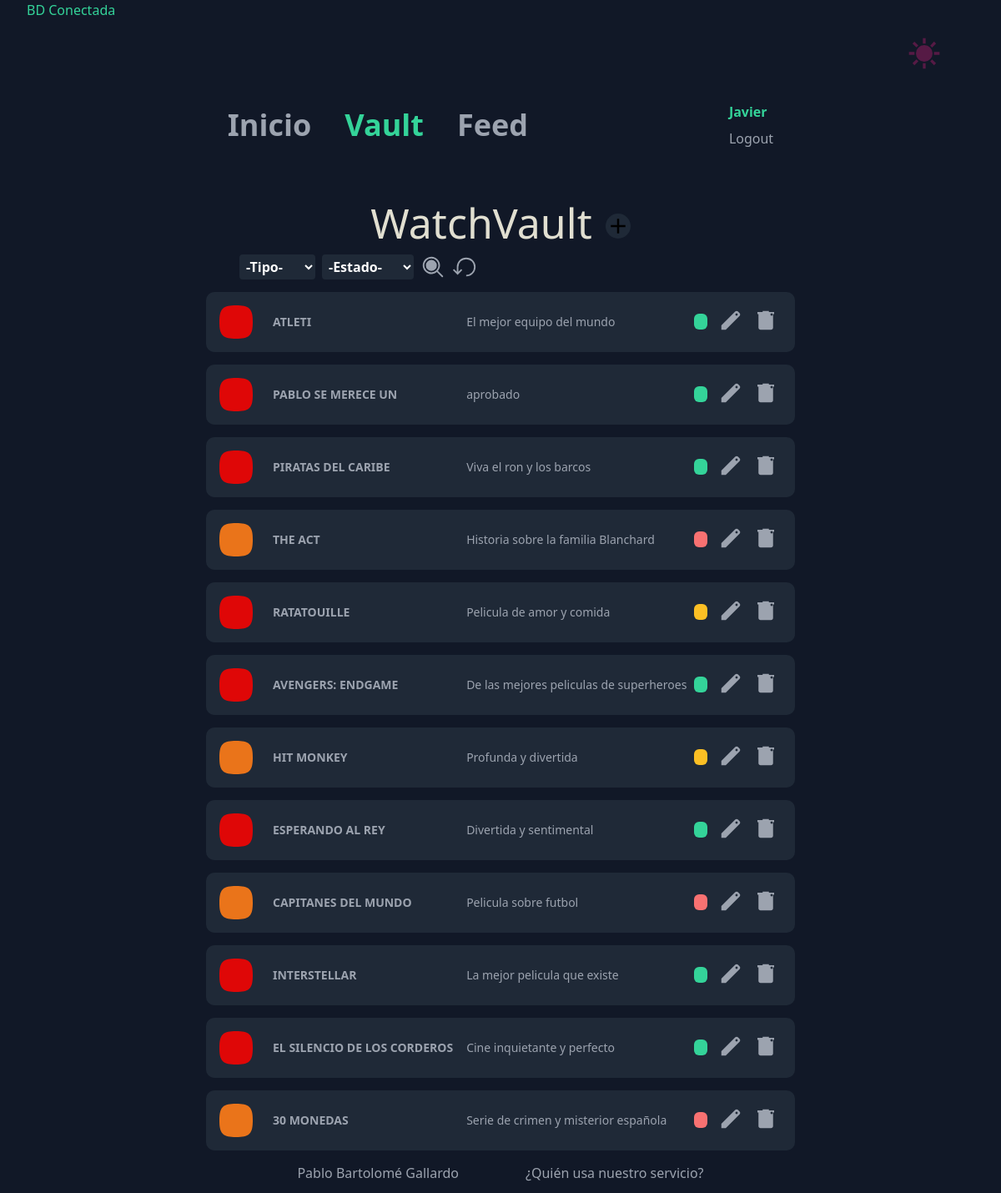
The app's page /vault.php (signed in) with its own data.
### tables this page shows
CREATE TABLE `audiovisual` (
  `id` int(11) NOT NULL,
  `tipo` varchar(10) NOT NULL,
  `nombre` varchar(50) NOT NULL,
  `descripcion` varchar(100) DEFAULT NULL,
  `estado` varchar(10) NOT NULL,
  `idUsuario` int(11) NOT NULL
);

### vault.php (the view, shortened to what this page needs)
<?php
include 'layout/header.php';
?>
<div class="flex flex-col items-center justify-center">
    <div class="flex flex-row gap-4 items-center">
        <h1>WatchVault</h1>
        <form action="" method="POST">
            <button type="submit" name="openmodalaudiovisual" class="crear text-base bg-white rounded-full mt-3">
                <svg xmlns="http://www.w3.org/2000/svg" width="30" height="30" viewBox="0 0 24 24">
                    <path fill="#000000" d="M11 13H5v-2h6V5h2v6h6v2h-6v6h-2v-6Z" />
                </svg>
            </button>
        </form>
    </div>
    <div class="overflow-auto lg:overflow-visible">
        <div class="flex flex-row gap-5 justify-start items-center mx-10">
            <form action="" method="POST" class="flex flex-row gap-2 justify-around">
                <select name="tipofiltro" class="px-1 rounded font-bold text-white bg-gray-800">
                    <option value="" <?php echo ($tipoFiltro === null) ? 'selected' : ''; ?> disabled>-Tipo-</option>
                </select>
                <select name="estadofiltro" class="px-1 rounded font-bold text-white bg-gray-800">
                    <option value="" <?php echo ($estadofiltro === null) ? 'selected' : ''; ?> disabled>-Estado-</option>
                </select>
                <button type="submit" name="busquedafiltro"><svg xmlns="http://www.w3.org/2000/svg" width="30" height="30" viewBox="0 0 256 256">
                        <path fill="#9ca3af" d="M168 112a56 56 0 1 1-56-56a56 56 0 0 1 56 56Zm61.66 117.66a8 8 0 0 1-11.32 0l-50.06-50.07a88 88 0 1 1 11.32-11.31l50.06 50.06a8 8 0 0 1 0 11.32ZM112 184a72 72 0 1 0-72-72a72.08 72.08 0 0 0 72 72Z" />
                    </svg></button>
                <button type="submit" name="resetfiltro"><svg xmlns="http://www.w3.org/2000/svg" width="30" height="30" viewBox="0 0 32 32">
                        <path fill="#9ca3af" d="M18 28A12 12 0 1 0 6 16v6.2l-3.6-3.6L1 20l6 6l6-6l-1.4-1.4L8 22.2V16a10 10 0 1 1 10 10Z" />
                    </svg></button>
            </form>
        </div>
        <table class="table text-gray-400 border-separate space-y-6 text-sm">
            <tbody>
                <?php
                if ($tipoFiltro !== null || $estadofiltro !== null) {
                    $audiovisuales = busquedaFiltro($conexion, $tipoFiltro, $estadofiltro);
                } else {
                    $audiovisuales = mostrarAudiovisuales($conexion);
                }
                if (empty($audiovisuales)) {
                    echo "<p class='text-red-400'>No hay ninguna pelicula o serie</p>";
                } else {
                    foreach ($audiovisuales as $audiovisual) {
                        echo '
                        <tr class="bg-gray-800 ' . (($_COOKIE['estilo'] == 'sol') ? 'sol' : '') . '">
                            <td class="p-3">
                                <div class="flex align-items-center" title="' . ($audiovisual['tipo'] == 'pelicula' ? 'Pelicula' : 'Serie') . '">
                                    <svg
                                        class="rounded-full h-12 w-12 object-cover"
                                        width="30"
                                        height="30"
                                        viewBox="0 0 24 24"
                                        fill="none"
                                        xmlns="http://www.w3.org/2000/svg"
                                    >
                                        <g id="SVGRepo_bgCarrier" stroke-width="0"></g>
                                        <g
                                            id="SVGRepo_tracerCarrier"
                                            stroke-linecap="round"
                                            stroke-linejoin="round"
                                        ></g>
                                        <g id="SVGRepo_iconCarrier">
                                            <rect width="24" height="24"></rect>
                                            <path
                                                fill-rule="evenodd"
                                                clip-rule="evenodd"
                                                d="M7.25007 2.38782C8.54878 2.0992 10.1243 2 12 2C13.8757 2 15.4512 2.0992 16.7499 2.38782C18.06 2.67897 19.1488 3.176 19.9864 4.01358C20.824 4.85116 21.321 5.94002 21.6122 7.25007C21.9008 8.54878 22 10.1243 22 12C22 13.8757 21.9008 15.4512 21.6122 16.7499C21.321 18.06 20.824 19.1488 19.9864 19.9864C19.1488 20.824 18.06 21.321 16.7499 21.6122C15.4512 21.9008 13.8757 22 12 22C10.1243 22 8.54878 21.9008 7.25007 21.6122C5.94002 21.321 4.85116 20.824 4.01358 19.9864C3.176 19.1488 2.67897 18.06 2.38782 16.7499C2.0992 15.4512 2 13.8757 2 12C2 10.1243 2.0992 8.54878 2.38782 7.25007C2.67897 5.94002 3.176 4.85116 4.01358 4.01358C4.85116 3.176 5.94002 2.67897 7.25007 2.38782Z"
                                                fill="' . ($audiovisual['tipo'] == 'pelicula' ? '#df0707' : '#ea741a') . '"
                                            ></path>
                                        </g>
                                    </svg>
                                </div>
                            </td>
                            <td class="p-2 font-bold">' . $audiovisual['nombre'] . '</td>
                            <td class="p-2">' . $audiovisual['descripcion'] . '</td>
                            <td class="text-center">
                            <span class="' . ($audiovisual['estado'] == 'vista' ? 'bg-green-400' : ($audiovisual['estado'] == 'pendiente' ? 'bg-red-400' : 'bg-yellow-400')) . ' text-gray-50 rounded-md px-2" title="' . ($audiovisual['estado'] == 'vista' ? 'vista' : ($audiovisual['estado'] == 'pendiente' ? 'pendiente' : 'viendo')) . '"></span>
                            </td>
                            <td class="p-3">
                            <form action="" method="POST">
                                <button type="submit" name="openmodalmodificar" class="text-base mr-2" title="Modificar">
                                <input type="hidden" name="idAudiovisual" value="' . $audiovisual['id'] . '">
                                <input type="hidden" name="idUsuario" value="' . $_SESSION['id'] . '">
                                <input type="hidden" name="tipo" value="' . $audiovisual['tipo'] . '">
                                <input type="hidden" name="nombre" value="' . htmlspecialchars($audiovisual['nombre']) . '">
                                <input type="hidden" name="descripcion" value="' . htmlspecialchars($audiovisual['descripcion']) . '">
                                <input type="hidden" name="estado" value="' . $audiovisual['estado'] . '">
                                    <svg
                                        xmlns="http://www.w3.org/2000/svg"
                                        width="30"
                                        height="30"
                                        viewBox="0 0 24 24"
                                    >
                                        <path
                                            fill="#9ca3af"
                                            d="M3 21v-4.25L16.2 3.575q.3-.275.663-.425t.762-.15q.4 0 .775.15t.65.45L20.425 5q.3.275.438.65T21 6.4q0 .4-.138.763t-.437.662L7.25 21H3ZM17.6 7.8L19 6.4L17.6 5l-1.4 1.4l1.4 1.4Z"
                                        />
                                    </svg>
                                </button>
                                <button type="submit" name="eliminaraudiovisual" class="text-base mr-2" title="Eliminar">
                                    <input type="hidden" name="idAudiovisual" value="' . $audiovisual['id'] . '">
                                    <input type="hidden" name="idUsuario" value="' . $_SESSION['id'] . '">
                                    <svg
                                        xmlns="http://www.w3.org/2000/svg"
                                        width="30"
                                        height="30"
                                        viewBox="0 0 24 24"
                                    >
                                        <path
                                            fill="#9ca3af"
                                            d="M7 21q-.825 0-1.413-.588T5 19V6H4V4h5V3h6v1h5v2h-1v13q0 .825-.588 1.413T17 21H7ZM17.6 7.8L19 6.4L17.6 5l-1.4 1.4l1.4 1.4Z"
                                        />
                                    </svg>
                                </button>
                                </form>
                            </td>
                        </tr>';
                    }
                }
                ?>
            </tbody>
        </table>
    </div>
</div>
<?php include 'layout/footer.php' ?>

### layout/styles.css (style rules this page uses)
body { background-color: #111827; display: flex; flex-direction: column; min-height: 100vh; margin: 0 2rem 0 2rem; }
.table { border-spacing: 0 15px; }
.table tr { border-radius: 20px; }
h1 { color: #e1dfd1; font-size: 50px; }
tr td:nth-child(n + 5), tr th:nth-child(n + 5) { border-radius: 0 0.625rem 0.625rem 0; }
tr td:nth-child(1), tr th:nth-child(1) { border-radius: 0.625rem 0 0 0.625rem; }
.crear { background-color: #1f2937; }
.crear svg { transition: fill 0.3s ease; }

### records on screen
audiovisual: nombre "ATLETI", descripcion "El mejor equipo del mundo"
audiovisual: nombre "PABLO SE MERECE UN", descripcion "aprobado"
audiovisual: nombre "PIRATAS DEL CARIBE", descripcion "Viva el ron y los barcos"
audiovisual: nombre "THE ACT", descripcion "Historia sobre la familia Blanchard"
audiovisual: nombre "RATATOUILLE", descripcion "Pelicula de amor y comida"
audiovisual: nombre "AVENGERS: ENDGAME", descripcion "De las mejores peliculas de superheroes"
audiovisual: nombre "HIT MONKEY", descripcion "Profunda y divertida"
audiovisual: nombre "ESPERANDO AL REY", descripcion "Divertida y sentimental"
audiovisual: nombre "CAPITANES DEL MUNDO", descripcion "Pelicula sobre futbol"
audiovisual: nombre "INTERSTELLAR", descripcion "La mejor pelicula que existe"
audiovisual: nombre "EL SILENCIO DE LOS CORDEROS", descripcion "Cine inquietante y perfecto"
audiovisual: nombre "30 MONEDAS", descripcion "Serie de crimen y misterior española"

### other values on screen
$_SESSION['usuario'] "Javier"
